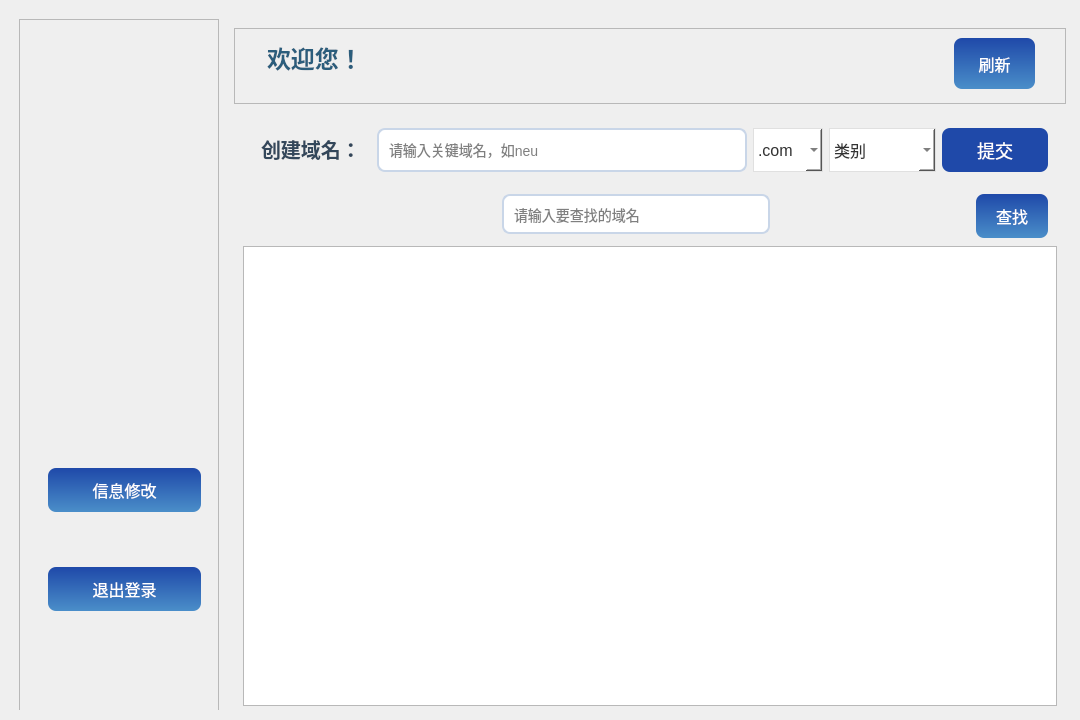
<?xml version="1.0" encoding="UTF-8"?>
<ui version="4.0">
 <class>UserWindow</class>
 <widget class="QWidget" name="UserWindow">
  <property name="geometry">
   <rect>
    <x>0</x>
    <y>0</y>
    <width>1080</width>
    <height>720</height>
   </rect>
  </property>
  <property name="minimumSize">
   <size>
    <width>1080</width>
    <height>720</height>
   </size>
  </property>
  <property name="maximumSize">
   <size>
    <width>16777215</width>
    <height>720</height>
   </size>
  </property>
  <property name="windowTitle">
   <string>域名管理系统</string>
  </property>
  <property name="styleSheet">
   <string notr="true">
QMainWindow {
    background-color: qlineargradient(x1:0, y1:0, x2:1, y2:1, stop:0 #EEF3F8, stop:1 #D7E6F5);
}

QLineEdit {
    background-color: #FFFFFF;
    border: 2px solid #C9D6E8;
    border-radius: 8px;
    padding: 8px;
    font-size: 14px;
}

QLineEdit:hover {
    border: 2px solid rgb(145, 168, 235);
}

QLineEdit:placeholder {
    border-color: #4c65af;
    outline: none;
}

QLineEdit:focus {
    border: 2px solid #4c65af;
    outline: none;
}

QPushButton {
    background-color: qlineargradient(x1:0, y1:0, x2:0, y2:1, stop:0 #1f49a9, stop:1 #4A8EC9);
    color: white;
    padding: 10px 20px;
    font-size: 16px;
    border-radius: 8px;
    border: none;
}

QPushButton:hover {
    background-color: qlineargradient(x1:0, y1:0, x2:0, y2:1, stop:0 #4c65af, stop:1 #3A78B5);
}

QPushButton:pressed {
    background-color: #3A78B5;
}

QLabel {
    color: #33475B;
    font-size: 16px;
    font-weight: bold;
    padding: 4px;
}

QComboBox {
    font-family: &quot;PingFang SC&quot;, &quot;Helvetica Neue&quot;, Arial, &quot;Hiragino Sans GB&quot;, &quot;Microsoft YaHei UI&quot;, &quot;Microsoft YaHei&quot;, SimSun, sans-serif;
    font-size: 16px;
    color: #333333; 
    border: 1px solid #e0e0e0;

    background-color: #ffffff; 
}

QComboBox:focus {
    border-color: #0078d7;
    border: none;
    outline: none;
}

#label{
    font-size:20px;
}

#usernameshow {
    font-size: 24px;
    font-weight: bold;
    color: #2B5D7C;
    text-align: left;
    background: transparent;
    border: none;  /* 移除边框 */
    outline: none; /* 移除获得焦点时的轮廓 */
}

#usernameshow:hover {
    font-size: 25px;
    color:rgb(124, 43, 59);
}


#helloEdit{
    font-size: 24px;
    font-weight: bold;
    color: #2B5D7C;
    text-align: center;
    background: transparent;
    border: none;  /* 移除边框 */
    outline: none; /* 移除获得焦点时的轮廓 */
}
#searchButton {
    font: inherit;
    text-transform: none;
    white-space: nowrap;
    line-height: 1;
    text-align: center;
    font-size: 18px;
    color: #fff;
    text-decoration: inherit;
    background-color: #1f49a9; /* 自定义背景颜色 */
    border: none;
    border-radius: 8px;
    font-family: &quot;Microsoft YaHei&quot;, Arial, sans-serif;
}

#searchButton:hover {
    background-color:rgb(39, 86, 197); /* 悬浮状态时的背景颜色 */
}

#searchButton:focus {
    outline: none; /* 去掉焦点时的边框 */
}


   </string>
  </property>
  <widget class="QFrame" name="horizontalFrame">
   <property name="geometry">
    <rect>
     <x>10</x>
     <y>10</y>
     <width>1059</width>
     <height>700</height>
    </rect>
   </property>
   <property name="maximumSize">
    <size>
     <width>16777215</width>
     <height>700</height>
    </size>
   </property>
   <layout class="QHBoxLayout" name="horizontalLayout">
    <item>
     <widget class="QFrame" name="frame">
      <property name="enabled">
       <bool>true</bool>
      </property>
      <property name="minimumSize">
       <size>
        <width>200</width>
        <height>700</height>
       </size>
      </property>
      <property name="maximumSize">
       <size>
        <width>16777215</width>
        <height>720</height>
       </size>
      </property>
      <property name="frameShape">
       <enum>QFrame::Shape::StyledPanel</enum>
      </property>
      <property name="frameShadow">
       <enum>QFrame::Shadow::Raised</enum>
      </property>
      <widget class="QFrame" name="frame_2">
       <property name="geometry">
        <rect>
         <x>20</x>
         <y>390</y>
         <width>171</width>
         <height>261</height>
        </rect>
       </property>
       <property name="minimumSize">
        <size>
         <width>171</width>
         <height>261</height>
        </size>
       </property>
       <layout class="QVBoxLayout" name="verticalLayout_2">
        <item>
         <layout class="QVBoxLayout" name="verticalLayout_3">
          <item>
           <spacer name="verticalSpacer">
            <property name="orientation">
             <enum>Qt::Orientation::Vertical</enum>
            </property>
            <property name="sizeHint" stdset="0">
             <size>
              <width>20</width>
              <height>40</height>
             </size>
            </property>
           </spacer>
          </item>
          <item>
           <widget class="QPushButton" name="infoButton">
            <property name="enabled">
             <bool>true</bool>
            </property>
            <property name="text">
             <string>信息修改</string>
            </property>
           </widget>
          </item>
          <item>
           <spacer name="verticalSpacer_3">
            <property name="orientation">
             <enum>Qt::Orientation::Vertical</enum>
            </property>
            <property name="sizeHint" stdset="0">
             <size>
              <width>20</width>
              <height>40</height>
             </size>
            </property>
           </spacer>
          </item>
          <item>
           <widget class="QPushButton" name="quitButton">
            <property name="text">
             <string>退出登录</string>
            </property>
           </widget>
          </item>
          <item>
           <spacer name="verticalSpacer_2">
            <property name="orientation">
             <enum>Qt::Orientation::Vertical</enum>
            </property>
            <property name="sizeHint" stdset="0">
             <size>
              <width>20</width>
              <height>40</height>
             </size>
            </property>
           </spacer>
          </item>
         </layout>
        </item>
       </layout>
      </widget>
      <widget class="QLabel" name="logo">
       <property name="geometry">
        <rect>
         <x>30</x>
         <y>70</y>
         <width>141</width>
         <height>131</height>
        </rect>
       </property>
       <property name="styleSheet">
        <string notr="true">border-image:url(:/images/logo.png)</string>
       </property>
       <property name="text">
        <string/>
       </property>
      </widget>
     </widget>
    </item>
    <item>
     <widget class="QFrame" name="frame_3">
      <property name="minimumSize">
       <size>
        <width>850</width>
        <height>700</height>
       </size>
      </property>
      <property name="maximumSize">
       <size>
        <width>1080</width>
        <height>720</height>
       </size>
      </property>
      <layout class="QVBoxLayout" name="verticalLayout">
       <item>
        <widget class="QFrame" name="frame_4">
         <property name="maximumSize">
          <size>
           <width>1080</width>
           <height>100</height>
          </size>
         </property>
         <property name="frameShape">
          <enum>QFrame::Shape::StyledPanel</enum>
         </property>
         <property name="frameShadow">
          <enum>QFrame::Shadow::Raised</enum>
         </property>
         <widget class="QLineEdit" name="helloEdit">
          <property name="enabled">
           <bool>false</bool>
          </property>
          <property name="geometry">
           <rect>
            <x>10</x>
            <y>10</y>
            <width>131</width>
            <height>51</height>
           </rect>
          </property>
          <property name="layoutDirection">
           <enum>Qt::LayoutDirection::LeftToRight</enum>
          </property>
          <property name="text">
           <string>欢迎您！</string>
          </property>
          <property name="alignment">
           <set>Qt::AlignmentFlag::AlignRight|Qt::AlignmentFlag::AlignTrailing|Qt::AlignmentFlag::AlignVCenter</set>
          </property>
          <property name="readOnly">
           <bool>true</bool>
          </property>
         </widget>
         <widget class="QPushButton" name="usernameshow">
          <property name="geometry">
           <rect>
            <x>130</x>
            <y>0</y>
            <width>430</width>
            <height>70</height>
           </rect>
          </property>
          <property name="text">
           <string/>
          </property>
         </widget>
         <widget class="QPushButton" name="pushButton">
          <property name="geometry">
           <rect>
            <x>720</x>
            <y>10</y>
            <width>81</width>
            <height>51</height>
           </rect>
          </property>
          <property name="text">
           <string>刷新</string>
          </property>
         </widget>
        </widget>
       </item>
       <item>
        <widget class="QFrame" name="frame_5">
         <property name="maximumSize">
          <size>
           <width>16777215</width>
           <height>600</height>
          </size>
         </property>
         <layout class="QVBoxLayout" name="verticalLayout_4">
          <item>
           <widget class="QFrame" name="createFrame">
            <property name="minimumSize">
             <size>
              <width>0</width>
              <height>60</height>
             </size>
            </property>
            <layout class="QHBoxLayout" name="horizontalLayout_2">
             <item>
              <widget class="QLabel" name="label">
               <property name="styleSheet">
                <string notr="true">QFrame {
    border-top: none;         /* 不显示上边框 */
    border-left: none;        /* 不显示左边框 */
    border-right: none;       /* 不显示右边框 */
    border-bottom: none;  /* 设置下边框为 3 像素黑色实线 */
}
</string>
               </property>
               <property name="text">
                <string>创建域名：</string>
               </property>
              </widget>
             </item>
             <item>
              <widget class="QLineEdit" name="domainInput">
               <property name="minimumSize">
                <size>
                 <width>300</width>
                 <height>44</height>
                </size>
               </property>
               <property name="maximumSize">
                <size>
                 <width>370</width>
                 <height>300</height>
                </size>
               </property>
               <property name="placeholderText">
                <string>请输入关键域名，如neu</string>
               </property>
              </widget>
             </item>
             <item>
              <widget class="QComboBox" name="domainChoose">
               <property name="minimumSize">
                <size>
                 <width>0</width>
                 <height>44</height>
                </size>
               </property>
               <property name="maximumSize">
                <size>
                 <width>70</width>
                 <height>16777215</height>
                </size>
               </property>
               <item>
                <property name="text">
                 <string>.com</string>
                </property>
               </item>
               <item>
                <property name="text">
                 <string>.edu</string>
                </property>
               </item>
               <item>
                <property name="text">
                 <string>.top</string>
                </property>
               </item>
               <item>
                <property name="text">
                 <string>.cn</string>
                </property>
               </item>
              </widget>
             </item>
             <item>
              <widget class="QComboBox" name="categoryChoose">
               <property name="minimumSize">
                <size>
                 <width>90</width>
                 <height>44</height>
                </size>
               </property>
               <property name="maximumSize">
                <size>
                 <width>16777215</width>
                 <height>44</height>
                </size>
               </property>
               <item>
                <property name="text">
                 <string>类别</string>
                </property>
               </item>
               <item>
                <property name="text">
                 <string>商业</string>
                </property>
               </item>
               <item>
                <property name="text">
                 <string>组织</string>
                </property>
               </item>
               <item>
                <property name="text">
                 <string>网络</string>
                </property>
               </item>
               <item>
                <property name="text">
                 <string>教育</string>
                </property>
               </item>
               <item>
                <property name="text">
                 <string>政府</string>
                </property>
               </item>
               <item>
                <property name="text">
                 <string>科技</string>
                </property>
               </item>
               <item>
                <property name="text">
                 <string>商店</string>
                </property>
               </item>
               <item>
                <property name="text">
                 <string>博客</string>
                </property>
               </item>
               <item>
                <property name="text">
                 <string>法律</string>
                </property>
               </item>
               <item>
                <property name="text">
                 <string>健康</string>
                </property>
               </item>
               <item>
                <property name="text">
                 <string>应用程序</string>
                </property>
               </item>
               <item>
                <property name="text">
                 <string>开发者</string>
                </property>
               </item>
               <item>
                <property name="text">
                 <string>新闻</string>
                </property>
               </item>
               <item>
                <property name="text">
                 <string>音乐</string>
                </property>
               </item>
               <item>
                <property name="text">
                 <string>其他</string>
                </property>
               </item>
              </widget>
             </item>
             <item>
              <widget class="QPushButton" name="searchButton">
               <property name="minimumSize">
                <size>
                 <width>0</width>
                 <height>44</height>
                </size>
               </property>
               <property name="text">
                <string>提交</string>
               </property>
              </widget>
             </item>
            </layout>
           </widget>
          </item>
          <item>
           <widget class="QFrame" name="horizontalFrame">
            <property name="minimumSize">
             <size>
              <width>0</width>
              <height>55</height>
             </size>
            </property>
            <layout class="QHBoxLayout" name="horizontalLayout_3">
             <item>
              <spacer name="horizontalSpacer">
               <property name="orientation">
                <enum>Qt::Orientation::Horizontal</enum>
               </property>
               <property name="sizeType">
                <enum>QSizePolicy::Policy::Fixed</enum>
               </property>
               <property name="sizeHint" stdset="0">
                <size>
                 <width>250</width>
                 <height>20</height>
                </size>
               </property>
              </spacer>
             </item>
             <item>
              <widget class="QLineEdit" name="findEdit">
               <property name="minimumSize">
                <size>
                 <width>0</width>
                 <height>40</height>
                </size>
               </property>
               <property name="placeholderText">
                <string>请输入要查找的域名</string>
               </property>
              </widget>
             </item>
             <item>
              <spacer name="horizontalSpacer_2">
               <property name="orientation">
                <enum>Qt::Orientation::Horizontal</enum>
               </property>
               <property name="sizeType">
                <enum>QSizePolicy::Policy::Fixed</enum>
               </property>
               <property name="sizeHint" stdset="0">
                <size>
                 <width>200</width>
                 <height>20</height>
                </size>
               </property>
              </spacer>
             </item>
             <item>
              <widget class="QPushButton" name="searchButton_2">
               <property name="minimumSize">
                <size>
                 <width>0</width>
                 <height>44</height>
                </size>
               </property>
               <property name="text">
                <string>查找</string>
               </property>
              </widget>
             </item>
            </layout>
           </widget>
          </item>
          <item>
           <widget class="QTableWidget" name="tableWidget">
            <property name="minimumSize">
             <size>
              <width>806</width>
              <height>460</height>
             </size>
            </property>
            <property name="maximumSize">
             <size>
              <width>16777215</width>
              <height>460</height>
             </size>
            </property>
           </widget>
          </item>
         </layout>
        </widget>
       </item>
      </layout>
     </widget>
    </item>
   </layout>
  </widget>
 </widget>
 <resources/>
 <connections/>
</ui>
